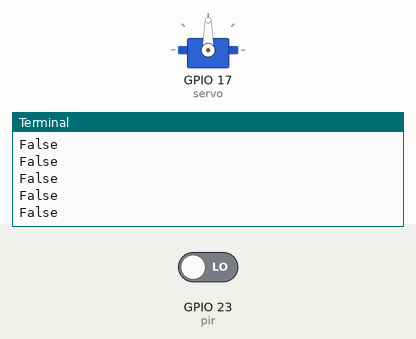
This program was run on a simulated Raspberry Pi (BCM pin numbers). Shown: servo, the last lines printed to the terminal. Inputs (shaded band) come from the test bench; at power-on: GPIO 23 (pir) LOW. Servo angles are drawn from the pulse width (0.5 ms = 0°, 2.5 ms = 180°).

Above: at 1.2 s.
1.3 s: GPIO 23 (pir) driven HIGH
At 1.31 s:
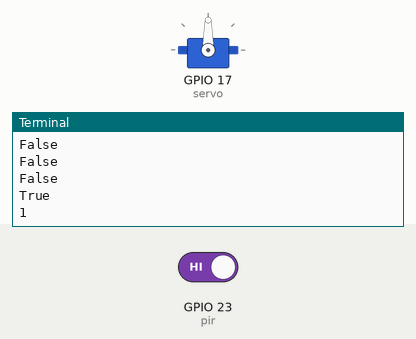
At 1.71 s:
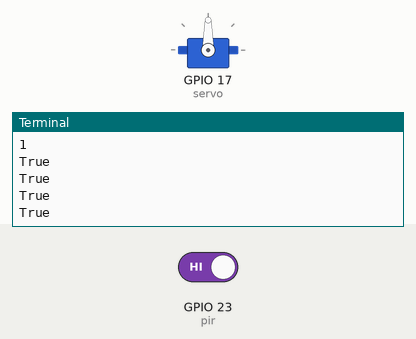

Measured:
- after the input at 1.3 s, the terminal: prints a new line at once (image 1)

The program:

vogelvoeder.py
```python
from gpiozero import Servo,MotionSensor
from time import sleep


pir = MotionSensor(23)
teller = 0
myGPIO=17
servo = Servo(myGPIO)
huidige_status = False
vorige_status = False

def teller1(teller):
    teller+=1
    print(teller)
    return teller

def servo1():
    servo.min()
    print('dicht')
    sleep(5)
    servo.max()
    print('open')
    sleep(2)


while True:
    vorige_status = huidige_status
    huidige_status = pir.motion_detected
    print(pir.motion_detected)
    if vorige_status == False and huidige_status == True:
        teller = teller1(teller)
    sleep(0.1)
```
